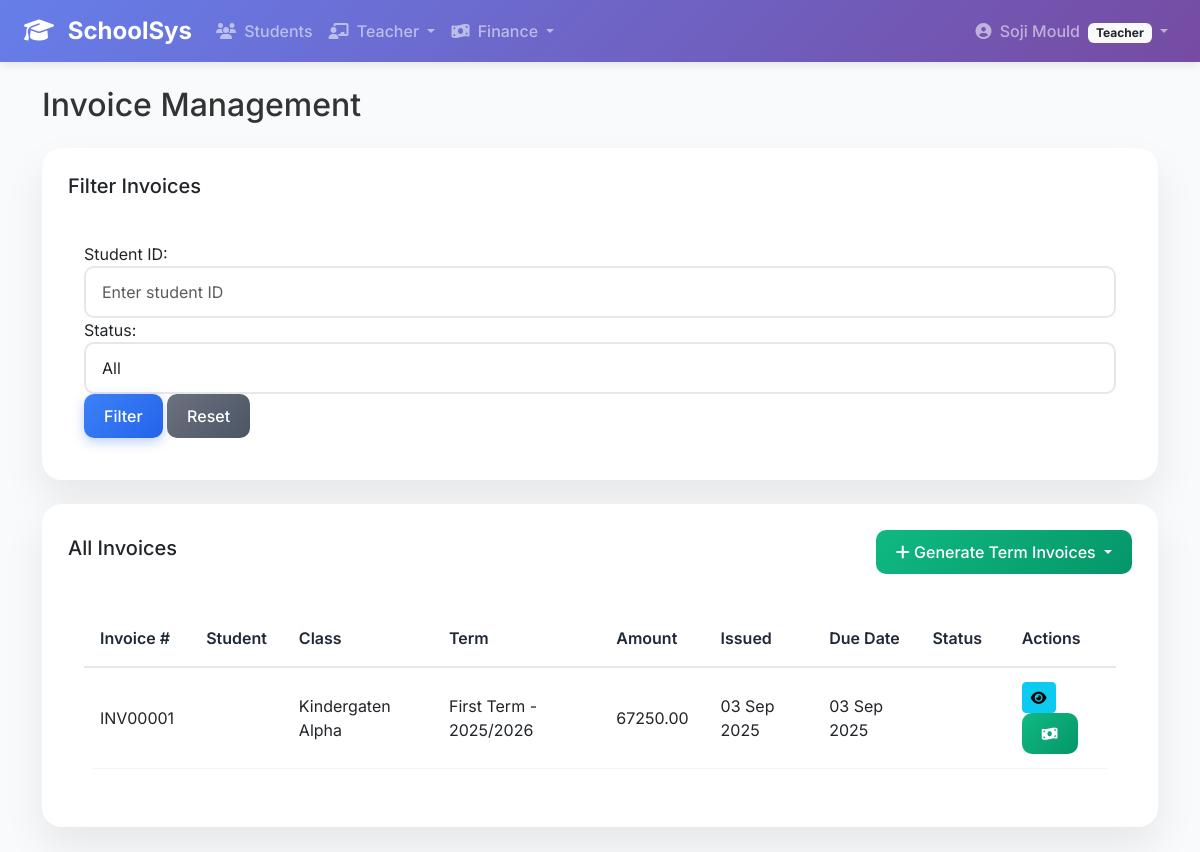
The page /finance/invoices/ (signed in) on the database its author committed.
### core/models.py (models this page shows, shortened)
class User(AbstractUser):
    USER_TYPE_CHOICES = (
        ('admin', 'Administrator'),
        ('teacher', 'Teacher'),
        ('parent', 'Parent'),
        ('student', 'Student'),
        ('accountant', 'Accountant'),
    )
    user_type = models.CharField(max_length=10, choices=USER_TYPE_CHOICES)
    phone = models.CharField(max_length=15, blank=True)
    is_approved = models.BooleanField(default=False)  # For admin approval

class SchoolTerm(models.Model):
    session = models.ForeignKey(SchoolSession, on_delete=models.CASCADE)
    name = models.CharField(max_length=50,choices=TERM)  # "First Term", "Second Term", etc.
    start_date = models.DateField()
    end_date = models.DateField()
    is_current = models.BooleanField(default=False)
    def __str__(self):
        return f"{self.name} - {self.session.name}"

class SchoolSession(models.Model):
    name = models.CharField(max_length=50,choices=SESS)  # e.g., "2023/2024 Academic Session"
    start_date = models.DateField()
    end_date = models.DateField()
    is_current = models.BooleanField(default=False)

### finance/models.py (models this page shows, shortened)
class Invoice(models.Model):
    student = models.ForeignKey('students.Student', on_delete=models.CASCADE)
    fee_structure = models.ForeignKey(FeeStructure, on_delete=models.PROTECT)
    invoice_number = models.CharField(max_length=20, unique=True)
    issue_date = models.DateField(auto_now_add=True)
    due_date = models.DateField()
    notes = models.TextField(blank=True, null=True, help_text="Additional information about this invoice")
    is_paid = models.BooleanField(default=False)
    class Meta:
        ordering = ['-issue_date']
    @property
    def total_amount(self):
        return self.fee_structure.total_amount

class FeeStructure(models.Model):
    name = models.CharField(max_length=100)  # e.g., "Primary 1 Fees 2023"
    class_level = models.ForeignKey(Class, on_delete=models.CASCADE)
    term = models.ForeignKey('core.SchoolTerm', on_delete=models.CASCADE)
    is_active = models.BooleanField(default=True)
    date_created = models.DateField(auto_now_add=True)
    created_by = models.ForeignKey('core.User', on_delete=models.SET_NULL, null=True)
    class Meta:
        unique_together = ('class_level', 'term')
        ordering = ['term__start_date', 'class_level__level']
    @property
    def total_amount(self):
        return sum(item.amount for item in self.feestructureitem_set.all())

class FeeStructureItem(models.Model):
    fee_structure = models.ForeignKey(FeeStructure, on_delete=models.CASCADE)
    fee_item = models.ForeignKey(FeeItem, on_delete=models.PROTECT)
    amount = models.DecimalField(max_digits=10, decimal_places=2)
    class Meta:
        unique_together = ('fee_structure', 'fee_item')
        ordering = ['fee_item__category__name', 'fee_item__name']

### students/models.py (models this page shows, shortened)
class Student(models.Model):
    GENDER_CHOICES = (
        ('M', 'Male'),
        ('F', 'Female'),
    )
    user = models.OneToOneField(User, on_delete=models.CASCADE)
    student_id = models.CharField(max_length=20, unique=True)
    date_of_birth = models.DateField()
    gender = models.CharField(max_length=1, choices=GENDER_CHOICES)
    admission_date = models.DateField()
    current_class = models.ForeignKey('academics.Class', on_delete=models.SET_NULL, null=True)
    photo = models.ImageField(upload_to='students/photos/', blank=True)
    is_active = models.BooleanField(default=True)

### academics/models.py (models this page shows, shortened)
class Class(models.Model):
    ARM_CHOICES = (
        ('Alpha', 'Alpha'),
        ('Beta', 'Beta'),
        ('Gamma', 'Gamma'),
        ('Delta', 'Delta'),
    )
    name = models.CharField(max_length=50)  # "Primary 1", "Primary 2"
    short_name = models.CharField(max_length=10)  # "P1", "P2"
    level = models.PositiveSmallIntegerField()  # 1-6 for primary school
    arm = models.CharField(max_length=20, blank=True, null=True, choices=ARM_CHOICES,default="Alpha")  # "Alpha", "Beta", "Gamma"
    class Meta:
        unique_together = ('level', 'arm')  # Prevents duplicate P1 Alpha
        ordering = ['level', 'arm']
    def __str__(self):
        if self.arm:
            return f"{self.name} {self.arm}"
        return self.name

### finance/views.py (the view)
# urls.py: path('invoices/', views.InvoiceListView.as_view(), name='invoice_list'),
class InvoiceListView(ListView):
    model = Invoice
    template_name = 'finance/invoice_list.html'
    context_object_name = 'invoices'
    paginate_by = 20
    def get_context_data(self, **kwargs):
        context = super().get_context_data(**kwargs)
        context['current_terms'] = SchoolTerm.objects.filter(is_current=True)
        return context
    def get_queryset(self):
        queryset = super().get_queryset()
        student_id = self.request.GET.get('student_id')
        if student_id:
            queryset = queryset.filter(student__id=student_id)
        status = self.request.GET.get('status')
        if status == 'paid':
            queryset = queryset.filter(is_paid=True)
        elif status == 'unpaid':
            queryset = queryset.filter(is_paid=False)
        return queryset.select_related('student', 'fee_structure')

### templates/finance/invoice_list.html (shortened to what this page needs)
{% extends 'core/base.html' %}
{% block content %}
<div class="container mt-4">
    <h2 class="mb-4">Invoice Management</h2>
    <div class="card mb-4">
        <div class="card-header">
            <h5>Filter Invoices</h5>
        </div>
        <div class="card-body">
            <form method="get" class="form-inline">
                <div class="form-group mr-3">
                    <label for="student_id" class="mr-2">Student ID:</label>
                    <input type="text" class="form-control" id="student_id" name="student_id"
                           value="{{ request.GET.student_id }}" placeholder="Enter student ID">
                </div>
                <div class="form-group mr-3">
                    <label for="status" class="mr-2">Status:</label>
                    <select class="form-control" id="status" name="status">
                        <option value="">All</option>
                    </select>
                </div>
                <button type="submit" class="btn btn-primary">Filter</button>
                <a href="{% url 'invoice_list' %}" class="btn btn-secondary ml-2">Reset</a>
            </form>
        </div>
    </div>
    <div class="card">
        <div class="card-header d-flex justify-content-between align-items-center">
            <h5>All Invoices</h5>
            <div class="btn-group">
                <button type="button" class="btn btn-success dropdown-toggle" data-toggle="dropdown" aria-haspopup="true" aria-expanded="false">
                    <i class="fas fa-plus"></i> Generate Term Invoices
                </button>
            </div>
        </div>
        <div class="card-body">
            <div class="table-responsive">
                <table class="table table-hover">
                    <thead class="thead-light">
                        <tr>
                            <th>Invoice #</th>
                            <th>Student</th>
                            <th>Class</th>
                            <th>Term</th>
                            <th>Amount</th>
                            <th>Issued</th>
                            <th>Due Date</th>
                            <th>Status</th>
                            <th>Actions</th>
                        </tr>
                    </thead>
                    <tbody>
                        {% for invoice in invoices %}
                        <tr>
                            <td>{{ invoice.invoice_number }}</td>
                            <td>{{ invoice.student.full_name }}</td>
                            <td>{{ invoice.student.current_class }}</td>
                            <td>{{ invoice.fee_structure.term }}</td>
                            <td>{{ invoice.total_amount|floatformat:2 }}</td>
                            <td>{{ invoice.issue_date|date:"d M Y" }}</td>
                            <td class="{% if invoice.is_overdue %}text-danger{% endif %}">
                                {{ invoice.due_date|date:"d M Y" }}
                            </td>
                            <td>
                                {% if invoice.is_paid %}
                                <span class="badge badge-success">Paid</span>
                                {% else %}
                                <span class="badge badge-warning">Unpaid</span>
                                {% endif %}
                            </td>
                            <td>
                                <a href="{% url 'invoice_detail' pk=invoice.pk %}" class="btn btn-sm btn-info" title="View">
                                    <i class="fas fa-eye"></i>
                                </a>
                                <a href="{% url 'payment_create_for_invoice' invoice_id=invoice.pk %}" class="btn btn-sm btn-success" title="Record Payment">
                                    <i class="fas fa-money-bill-wave"></i>
                                </a>
                            </td>
                        </tr>
                        {% empty %}
                        <tr>
                            <td colspan="9" class="text-center">No invoices found</td>
                        </tr>
                        {% endfor %}
                    </tbody>
                </table>
            </div>
        </div>
    </div>
</div>
{% endblock %}

### templates/core/base.html (shortened to what this page needs)
<!DOCTYPE html>
<html lang="en">
<head>
    <link href="https://cdn.jsdelivr.net/npm/bootstrap@5.3.0/dist/css/bootstrap.min.css" rel="stylesheet">
    <link rel="stylesheet" href="https://cdnjs.cloudflare.com/ajax/libs/font-awesome/6.4.0/css/all.min.css">
</head>
<body>
    <nav class="navbar navbar-expand-lg navbar-dark bg-dark">
        <div class="container-fluid px-4">
            <a class="navbar-brand" href="{% url 'dashboard' %}">
                <i class="fas fa-graduation-cap me-2"></i>
                SchoolSys
            </a>
            <div class="collapse navbar-collapse" id="navbarContent">
                <ul class="navbar-nav me-auto">
                    {% if user.is_authenticated %}
                        <li class="nav-item">
                            <a class="nav-link" href="{% url 'student_list' %}">
                                <i class="fas fa-users me-1"></i>
                                Students
                            </a>
                        </li>
                        {% if user.user_type == 'teacher' %}
                        <li class="nav-item dropdown">
                            <a class="nav-link dropdown-toggle" href="#" id="teacherDropdown" role="button" data-bs-toggle="dropdown">
                                <i class="fas fa-chalkboard-teacher me-1"></i>
                                Teacher
                            </a>
                        </li>
                        {% endif %}
                        <li class="nav-item dropdown">
                            <a class="nav-link dropdown-toggle" href="#" id="financeDropdown" role="button" data-bs-toggle="dropdown">
                                <i class="fas fa-money-bill-wave me-1"></i>
                                Finance
                            </a>
                        </li>
                    {% endif %}
                </ul>
                <ul class="navbar-nav">
                    {% if user.is_authenticated %}
                        <li class="nav-item dropdown">
                            <a class="nav-link dropdown-toggle" href="#" id="userDropdown" role="button" data-bs-toggle="dropdown">
                                <i class="fas fa-user-circle me-1"></i>
                                {{ user.get_full_name|default:user.username }}
                                {% if user.user_type %}
                                <span class="badge bg-light text-dark ms-1">{{ user.get_user_type_display }}</span>
                                {% endif %}
                            </a>
                        </li>
                    {% else %}
                        <li class="nav-item">
                            <a class="nav-link" href="{% url 'login' %}">
                                <i class="fas fa-sign-in-alt me-1"></i> Login
                            </a>
                        </li>
                    {% endif %}
                </ul>
            </div>
        </div>
    </nav>
    <div class="main-content">
        {% block content %}{% endblock %}
    </div>
</body>
</html>

### templates/core/base.html (style rules this page uses)
* { margin: 0; padding: 0; box-sizing: border-box; }
body { font-family: 'Inter', -apple-system, BlinkMacSystemFont, sans-serif; background-color: #f8fafc; color: #333; min-height: 100vh; }
.navbar-brand { font-weight: 700; font-size: 1.5rem; }
.navbar-dark.bg-dark { background: linear-gradient(135deg, #667eea 0%, #764ba2 100%) !important; box-shadow: 0 2px 10px rgba(0, 0, 0, 0.1); }
.nav-link { font-weight: 500; transition: all 0.3s ease; }
.main-content { min-height: calc(100vh - 76px); padding: 0; }
.card { background: rgba(255, 255, 255, 0.95); backdrop-filter: blur(20px); border-radius: 20px; padding: 25px; box-shadow: 0 20px 40px rgba(0, 0, 0, 0.08); border: 1px solid rgba(255, 255, 255, 0.2); transition: transform 0.3s ease, box-shadow 0.3s ease; margin-bottom: 25px; }
.card-header { display: flex; align-items: center; justify-content: space-between; margin-bottom: 20px; padding: 0; background: transparent; border: none; }
.btn-primary { background: linear-gradient(135deg, #3b82f6, #2563eb); border: none; border-radius: 10px; padding: 10px 20px; font-weight: 500; transition: all 0.3s ease; box-shadow: 0 4px 12px rgba(37, 99, 235, 0.3); }
.btn-success { background: linear-gradient(135deg, #10b981, #059669); border: none; border-radius: 10px; padding: 10px 20px; font-weight: 500; }
.btn-secondary { background: linear-gradient(135deg, #6b7280, #4b5563); border: none; border-radius: 10px; padding: 10px 20px; font-weight: 500; }
.form-control, .form-select { border-radius: 10px; border: 2px solid #e5e7eb; padding: 12px 16px; transition: all 0.3s ease; }
.table { background: white; border-radius: 12px; overflow: hidden; }
.table thead { background: linear-gradient(135deg, #f8fafc, #f1f5f9); }
.table thead th { font-weight: 600; color: #1f2937; border-bottom: 2px solid #e5e7eb; padding: 16px; }
.table tbody td { padding: 14px 16px; vertical-align: middle; }
.table tbody tr { border-bottom: 1px solid #f1f5f9; transition: background-color 0.2s; }

### rows shown on the page
User: get_full_name "Soji Mould", user_type "Teacher"
Invoice: invoice_number "INV00001", student.current_class "Kindergaten Alpha", fee_structure.term "First Term - 2025/2026", total_amount "67250.00", issue_date "03 Sep 2025", due_date "03 Sep 2025"
